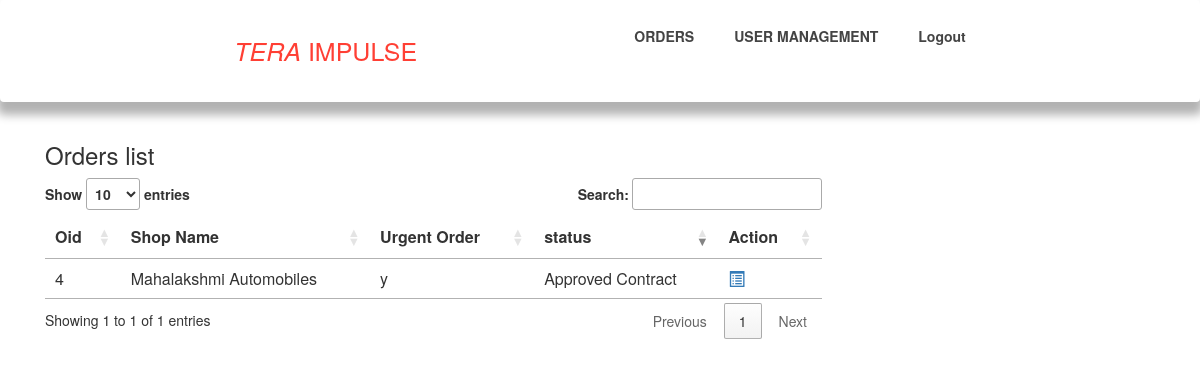
/admin/retriveB.php, run on the app's committed database.
### tables this page shows
CREATE TABLE `orders` (
  `Oid` int(11) NOT NULL,
  `salesper_id` int(11) DEFAULT NULL,
  `dealer_id` int(11) DEFAULT NULL,
  `date` date DEFAULT NULL,
  `comment` text DEFAULT NULL,
  `urgent` varchar(11) DEFAULT NULL,
  `status` enum('Pending','Approved Contract','Billing','Order Placed','Cancle') DEFAULT 'Pending' COMMENT 'P=Pendinng,AC=Approved Contract,B=Billing,OP=Order Placed'
);

CREATE TABLE `dealer` (
  `Did` int(11) NOT NULL,
  `Pid` varchar(50) NOT NULL,
  `shopName` varchar(50) NOT NULL,
  `number` varchar(13) NOT NULL,
  `area` varchar(100) NOT NULL,
  `common` int(10) NOT NULL DEFAULT 1
);

### admin/ManFunctions.php (called while the page is built, shortened)
<?php
class ManFunctions extends DB {
    function getalldataB($link, $table) {
        $query = "select o.Oid,sp.name as person,d.shopName as shop ,d.area,
                  o.date,o.comment ,o.urgent,o.status from orders o
                  left join sperson sp on sp.id = o.salesper_id left
                  join dealer d on d.Did = o.dealer_id	 WHERE `status`= 'Approved Contract'";
        $result = mysqli_query($link, $query);
        $res = [];
        if (mysqli_num_rows($result) > 0) {
            $res = mysqli_fetch_all($result, MYSQLI_ASSOC);
        }
        return $res;
    }
}
$mf = new ManFunctions();

### admin/retriveB.php (the view, shortened to what this page needs)
<?php
include 'manfunctions.php';
include_once 'menu.php';
?>
<!doctype html>
<html>
    <head>
        <link href="css/crudstyles.css" rel="stylesheet" type="text/css"/>
         <link href="https://cdn.jsdelivr.net/npm/bootstrap@5.1.0/dist/css/bootstrap.min.css" rel="stylesheet">
   <link href="//cdn.datatables.net/1.10.25/css/jquery.dataTables.min.css" rel="stylesheet">
  <link rel="stylesheet" href="https://maxcdn.bootstrapcdn.com/bootstrap/3.3.6/css/bootstrap.min.css" />
    </head>
    <body>
        <div class="container">
            <div class="right">
                    <h3>Orders list</h3>
                    <table class="example" id="example">
                        <thead>
                            <tr>
                                <th>Oid  </th>
                                <th>Shop Name</th>
                                <th>Urgent Order</th>
                                <th>status</th>
                                <th>Action</th>
                            </tr>
                        </thead>
                        <tbody>
                            <?php
                          $rows= $mf->getalldataB($link,'Oid');
                          if(!empty($rows)){
                              foreach($rows as $row){
                                ?>
                                <tr>
                                    <td><?= $row['Oid'] ?></td>
                                    <td><?= $row['shop'] ?></td>
                                     <td><?= $row['urgent'] ?></td>
                                    <td><?= $row['status'] ?></td>
                                    <td>
                                        <a href="view.php?Oid=<?= $row['Oid'] ?>"  ><span class="glyphicon glyphicon-list-alt"></span></a>
                                    </td>
                                </tr>
                                <?php
                              }
                            ?>
                        </tbody>
                    </table>
                    <?php
                } else {
                    echo 'Record Not found';
                }
                ?>
            </div>
        </div>
    </body>
</html>

### admin/css/crudstyles.css (style rules this page uses)
.container { width: 80%; margin: auto; }
.right { width: 70%; float: left; }

### admin/menu.php (style rules this page uses)
* { padding: 0; margin: 0; box-sizing: border-box; }
body { font-family: "Lato", sans-serif; }
::placeholder { color: #666; font-weight: 400; }

### data on the page
orders: Oid "4", dealer.shopName "Mahalakshmi Automobiles", urgent "y", status "Approved Contract"
